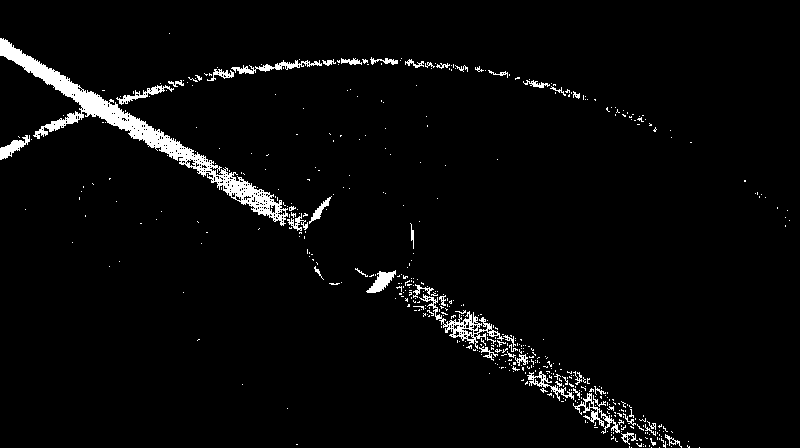
//> input picture test_code_thomas.png, 800 x 448 px
$ ./hough test_code_thomas.png   (built with g++ and OpenCV 4)
//> lines starting //> are read from the running program, lines starting //| are printed output that depends on the picture; after the words box and inside, x2 and y2 are one past the last pixel; in counts of white or black regions, pixels touching at a corner belong together
#include <iostream>
#include <cstdlib>
#include <math.h>

#include <opencv2/opencv.hpp>

using namespace cv;
using namespace std;


bool isImgBlack(Mat img) {
    for(int i = 0; i < img.rows; i++) {
        for(int j = 0; j < img.cols; j++) {
            if(img.at<uchar>(i,j) > 0)
                return false;
        }
    }
    return true;
}

Mat skeleton(Mat se, Mat ims){

  Mat imd(ims.rows, ims.cols, CV_8UC1);

  Mat erosion(ims.rows, ims.cols, CV_8UC1);
  Mat opening(ims.rows, ims.cols, CV_8UC1);

  bool first = true;
  //int i = 0;
  do
  {
    //Erosion
    if(first) {
        first = false;
        erosion = ims.clone();
    }
    else {
      //erosion
      erode(opening.clone(),erosion,se);
    }

    //Opening
    morphologyEx(erosion, opening, MORPH_OPEN, se);

    Mat diff(ims.rows, ims.cols, CV_8UC1);
    diff = erosion - opening;

    add(imd, diff, imd);
  } while(!isImgBlack(opening));

  return(imd);
}


void process(const char *imsname){
//> called with imsname = "test_code_thomas.png"
  Mat source,close1,close2,open,squelette, dst, color_dst;

  source=imread( imsname, IMREAD_GRAYSCALE );
//> source: 448 rows x 800 cols, CV_8UC1; 3.3% white; 506 white regions (460 under 20 px), largest, box (x1, y1, x2, y2) and area: (0, 38, 288, 226) 5558, (419, 294, 504, 349) 810, (231, 60, 322, 74) 409


  if(!source.data)
		cout <<  "Could not open or find the source image" << endl;

  //imshow( "Source", source );
  //waitKey(0);

  //Forme
  Mat disk2 = imread("morphology/disk-2.png", CV_LOAD_IMAGE_GRAYSCALE);
//> disk-2.png cannot be read in this run, so this picture is empty
  Mat disk10 = imread("morphology/disk10.png", CV_LOAD_IMAGE_GRAYSCALE);
//> disk10.png cannot be read in this run, so this picture is empty

  //2 closing
  //---------
  //1 closing disk2
  morphologyEx(source, close1, MORPH_CLOSE, disk2);
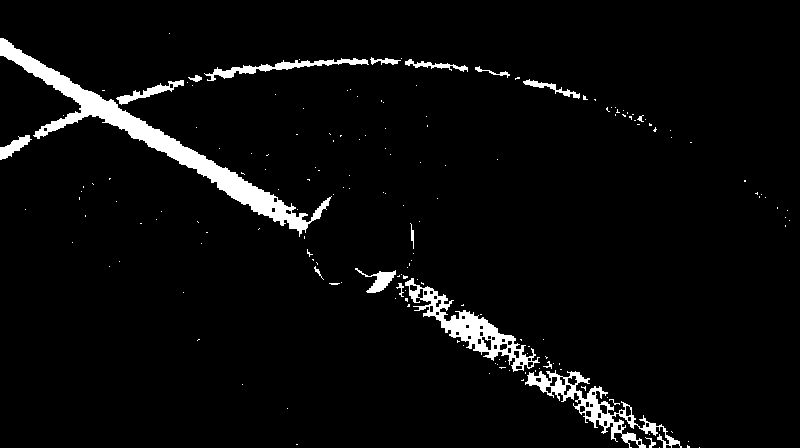
//> close1: 448 rows x 800 cols, CV_8UC1; 4.3% white; 172 white regions (154 under 20 px), largest, box (x1, y1, x2, y2) and area: (0, 38, 332, 237) 6878, (405, 278, 540, 372) 2667, (525, 370, 682, 448) 2369
  //imshow("close1",close1);
  //waitKey(0);

  //1 closing disk10
  morphologyEx(close1, close2, MORPH_CLOSE, disk10);
  //imshow("close2",close2);
  //waitKey(0);

  //opening
  //-------
  morphologyEx(close2, open, MORPH_OPEN, disk2);
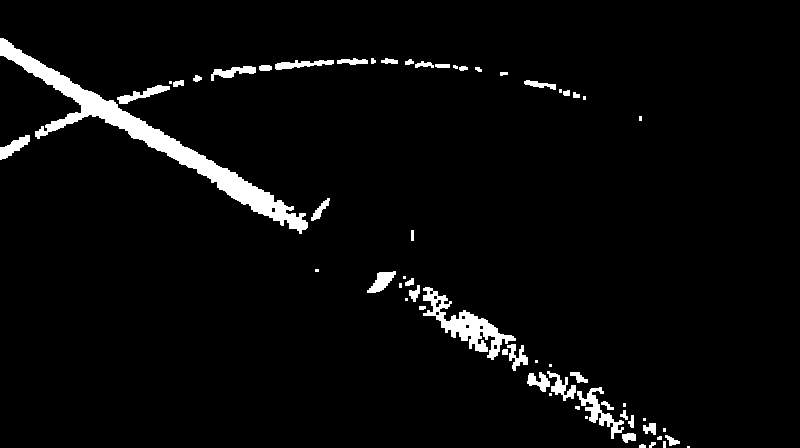
//> open: 448 rows x 800 cols, CV_8UC1; 3.9% white; 61 white regions (19 under 20 px), largest, box (x1, y1, x2, y2) and area: (0, 38, 308, 234) 6652, (423, 287, 516, 360) 1915, (577, 387, 624, 439) 678
  //imshow("open",open);
  //waitKey(0);

  //Skeleton
  //--------
  squelette=skeleton(disk2,open);
//> the loop in skeleton, `do` made 10 passes
//> pass 2, in skeleton, `morphologyEx(erosion, opening, MORPH_OPEN, se);`:
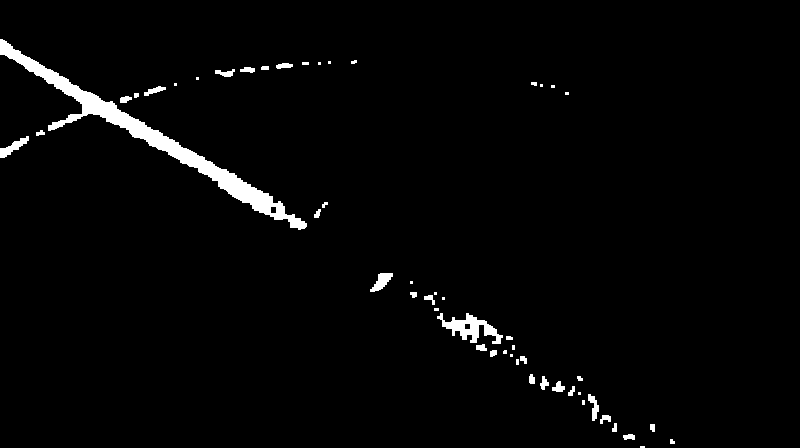
//> opening: 448 rows x 800 cols, CV_8UC1; 2.3% white; 52 white regions (19 under 20 px), largest, box (x1, y1, x2, y2) and area: (0, 39, 307, 230) 5342, (437, 313, 503, 344) 829, (0, 136, 29, 158) 240
//> after the loop in skeleton, `do`:
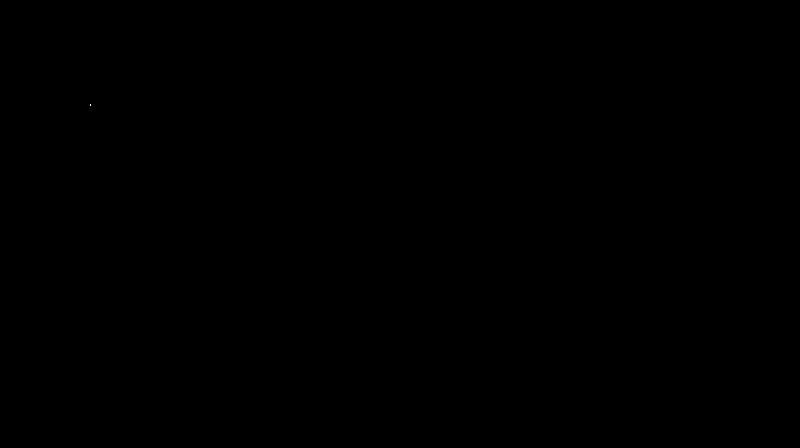
//> erosion: 448 rows x 800 cols, CV_8UC1; 0% white in thin lines or dots, all inside (x1, y1, x2, y2) = (90, 104, 91, 106)
//> after the loop in skeleton, `do`:
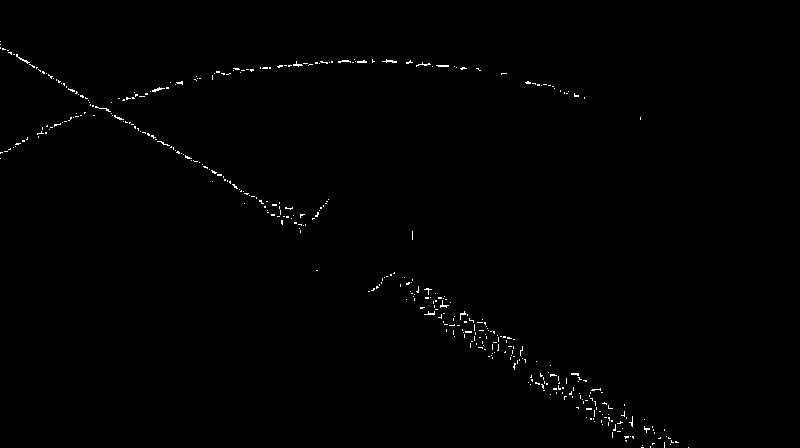
//> imd: 448 rows x 800 cols, CV_8UC1; 0.54% white in thin lines or dots, all inside (x1, y1, x2, y2) = (0, 41, 689, 448)
//> after the loop in skeleton, `do`: first = false
  imshow("squelette",squelette);
  waitKey(0);

  //Canny
  Canny( squelette, dst, 50, 200, 3 );
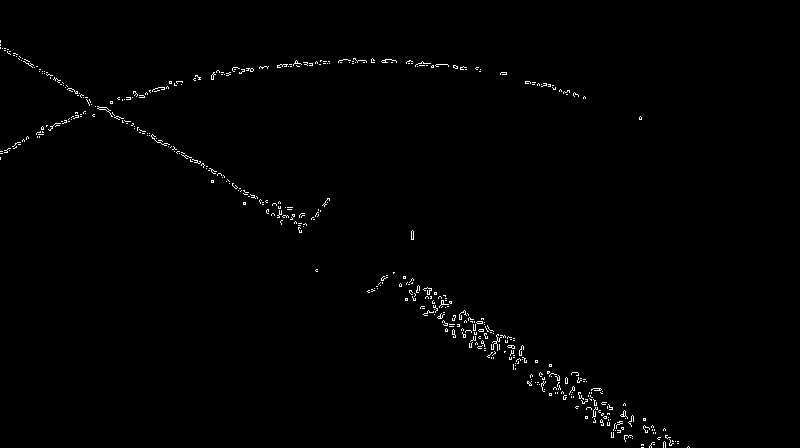
//> dst: 448 rows x 800 cols, CV_8UC1; 0.79% white in thin lines or dots, all inside (x1, y1, x2, y2) = (0, 40, 690, 448)
  cvtColor( dst, color_dst, CV_GRAY2BGR );

  //Hough
  vector<Vec4i> lines;
  //threshodl élévé : moins de lignes
  int threshold=80;
  HoughLinesP( dst, lines, 1, CV_PI/180, threshold, 30, 10 );
//> lines = 15 lines (x1, y1, x2, y2), first 8: [145, 131, 224, 176], [0, 45, 87, 97], [60, 84, 213, 173], [248, 192, 281, 211], [232, 184, 263, 202], [215, 173, 261, 200], [233, 186, 263, 204], [0, 47, 42, 71]
    for( size_t i = 0; i < lines.size(); i++ )
    {
        line( color_dst, Point(lines[i][0], lines[i][1]),
            Point(lines[i][2], lines[i][3]), Scalar(0,0,255), 3, 8 );
    }
//> this loop made 15 passes
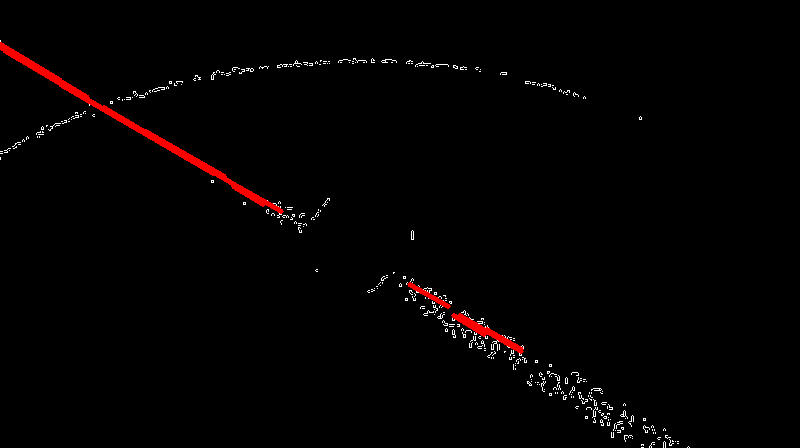
//> color_dst: 448 rows x 800 cols, CV_8UC3; mean B, G, R 1.6, 1.6, 3.8

    namedWindow( "Detected Lines", 1 );
    imshow( "Detected Lines", color_dst );
    waitKey(0);

    //Traitement des lignes sorties par Hough
    //---------------------------------------
    //Ajouter le coefficient directeur
    double coefficients[lines.size()];
    for( size_t i = 0; i < lines.size(); i++ )
    {
        //x(b)-x(a)
        double dx=lines[i][2]-lines[i][0];
        cout<<"dx "<<i<<" = "<<dx<<endl;
        //y(b)-y(a)
        double dy=lines[i][3]-lines[i][1];
        cout<<"dy "<<i<<" = "<<dy<<endl;
        //coefficient directeur m=dy/dx
        double m=dy/dx;

        //Ajouter dans le tableau
        coefficients[i]=m;
        cout<<"Coefficient "<<i<<" = "<<m<<endl;
    }
//> this loop made 15 passes
//> (dx, dy, m) on passes 1 to 12: (79, 45, 0.57), (87, 52, 0.598), (153, 89, 0.582), (33, 19, 0.576), (31, 18, 0.581), (46, 27, 0.587), (30, 18, 0.6), (42, 24, 0.571), (35, 20, 0.571), (39, 22, 0.564), (62, 36, 0.581), (60, 36, 0.6)
//| dx 0 = 79
//| dy 0 = 45
//| Coefficient 0 = 0.56962
//| dx 1 = 87
//> (the first 4 of 24 printed lines)
//> (output is shown up to pass 8 of 15)

    // [7 lines of commented-out code are left out]


}

void usage (const char *s){
  std::cerr<<"Usage: "<<s<<" imsname\n"<<std::endl;
  exit(EXIT_FAILURE);
}

#define param 1
int main( int argc, char* argv[] ){
  if(argc != (param+1)){
    usage(argv[0]);
  }
  process(argv[1]);
  return EXIT_SUCCESS;
}
